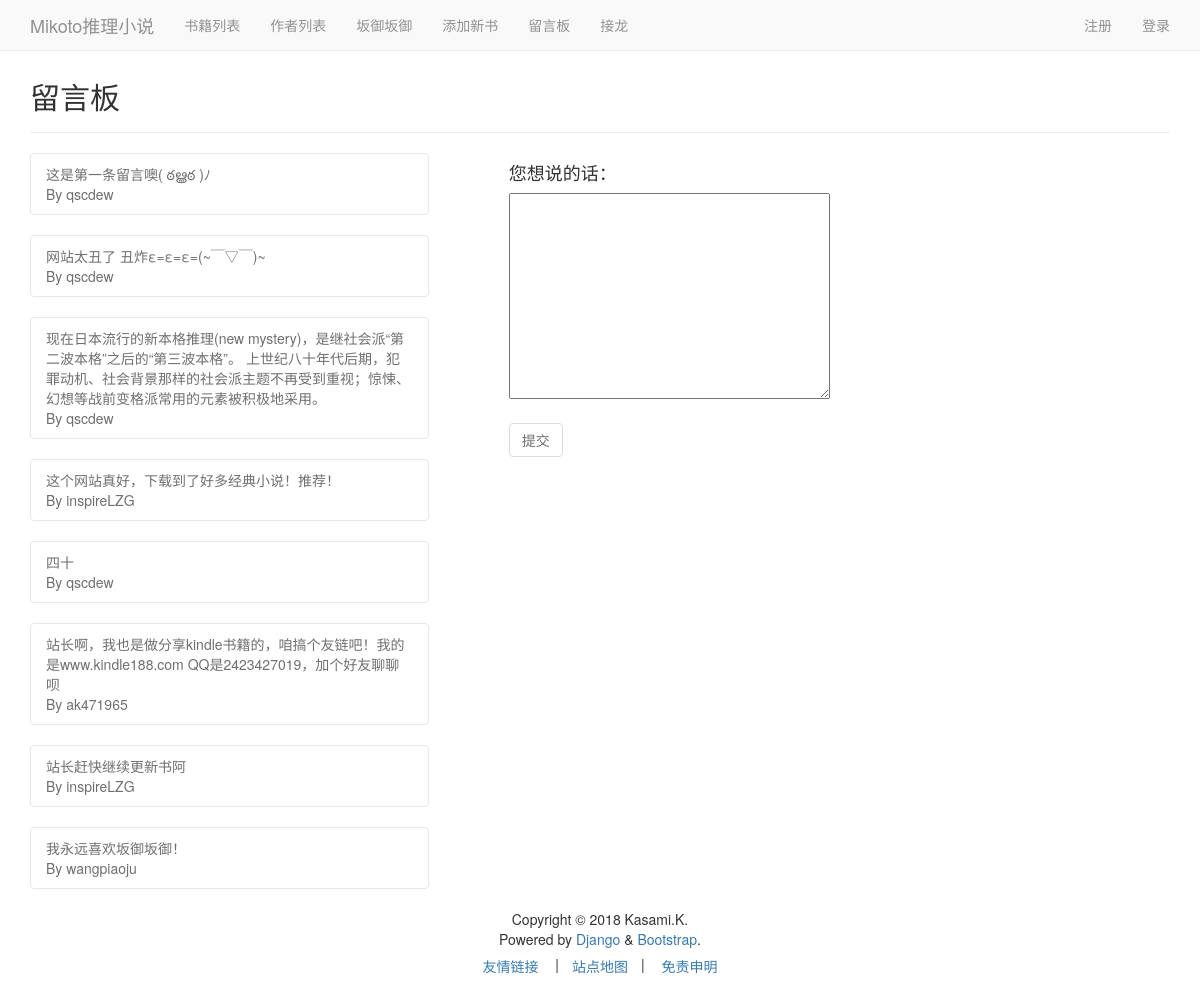
The page /bbs/ on the database its author committed.
### homepage/models.py (models this page shows, shortened)
class Liuyan(models.Model):
    neirong= models.TextField(max_length=135)
    owner = models.ForeignKey(User)
    date_added = models.DateTimeField(auto_now_add=True)

### homepage/views.py (the view, shortened to what this page needs)
# urls.py: url(r'^bbs/', views.newliuyan,name='liuyan'),
def newliuyan(request):
    liuyans=homepage.models.Liuyan.objects.all()
    if request.method != 'POST':
        form =homepage.forms. LiuyanForm()
    context ={'form':form,'liuyans':liuyans}
    return render(request,'bbs.html',context)

### homepage/forms.py
class LiuyanForm(forms.ModelForm):
    class Meta:
        model = Liuyan
        fields = ['neirong',]
        labels={'neirong':'',}

### homepage/templates/bbs.html (shortened to what this page needs)
{% extends "base.html" %}
{% block header %}
<h2>留言板</h2>
{% endblock header %}
{% block content %}
<body>
<div class="div-a">
{% for liuyan in liuyans %}
<ul class="list-group">
  <li class="list-group-item" style="opacity:0.7; filter:alpha(opacity=50);">
  {{ liuyan.neirong }}<br>By {{liuyan.owner.username}}
  </li>
</ul>
{% endfor %}
</div>
<div class="div-b">
<h4>您想说的话：</h4>
<form action="/bbs/" method="POST" enctype="multipart/form-data">
{{ form }}<br>
<br><button type="submit" class="btn btn-default" style="opacity:0.7; filter:alpha(opacity=50);">提交</button>
</form>
</div>
</body>
{% endblock content %}

### homepage/templates/base.html (shortened to what this page needs)
{% load bootstrap3 %}
<!DOCTYPE html>
<html lang="zh-CN">
  <head>
    {% bootstrap_css %}
  </head>
  <body id="c">
    <nav class="navbar navbar-default navbar-fixed-top"  style="opacity:0.8; filter:alpha(opacity=50);">
      <div class="container">
        <div class="navbar-header">
          <a class="navbar-brand" href="{% url 'index' %}">Mikoto推理小说</a>
        </div>
        <div id="navbar" class="navbar-collapse collapse">
          <ul class="nav navbar-nav">
            <li><a href="{% url 'booklist' %}">书籍列表</a></li>
            <li><a href="{% url 'newwriter' %}">作者列表</a></li>
            <li><a href="http://mikoto.site/writers/15/">坂御坂御</a></li>
            <li><a href="{% url 'newbook' %}">添加新书</a></li>
            <li><a href="{% url 'liuyan' %}">留言板</a></li>
            <li><a href="{% url 'jielong' %}">接龙</a></li>
          </ul>
          <ul class="nav navbar-nav navbar-right">
            {% if user.is_authenticated %}
              <li><a>您好,{{ user.username }}!</a></li>
              <li><a href="{% url 'users:logout' %}">退出</a></li>
            {% else %}
              <li><a href="{% url 'users:register' %}">注册</a></li>
              <li><a href="{% url 'users:login' %}">登录</a></li>
            {% endif %}
          </ul>
        </div>
      </div>
    </nav>
    <div class="container">
      <div class="page-header"><br>
        {% block header %}{% endblock header %}
      </div>
      <div id="wrapper">
      <div class="content">
        {% block content %}{% endblock content %}
    </div>
      </div>
      </div>
        <div id="footer" align="center">Copyright © 2018 Kasami.K. <br>
        Powered by <a href="https://www.djangoproject.com/">Django</a> & <a href="http://www.bootcss.com/">Bootstrap</a>.
        <br>
        <a tabindex="0" class="btn" role="button" data-toggle="modal" data-target=".bs-example-modal-sm">友情链接</a>
        |<a tabindex="0" class="btn" role="button" href="/sitemap.xml">站点地图</a>|
        <a tabindex="0" class="btn" role="button" data-toggle="popover" data-trigger="focus" data-placement="top"  data-content="本站所有内容均来自互联网如果侵犯到您的权益请及时联系我们：qscdew@live.com ">免责申明</a></div>
  </body>
</html>

### homepage/templates/base.html (style rules this page uses)
body { display: flex; min-height: 100vh; flex-direction: column; background-image:url(http://ww4.sinaimg.cn/large/88eee90fgy1fr0ox2nog0j21hc0u01ir.jpg); background-position: center ; background-repeat: no-repeat; background-attachment: fixed; }
.content { flex: 1; }

### homepage/templates/bbs.html (style rules this page uses)
.div-a { float:left;width:35%; }
.div-b { float:right;width:58%; }

### rows shown on the page
Liuyan: neirong "这是第一条留言噢( ఠൠఠ )ﾉ", owner.username "qscdew"
Liuyan: neirong "网站太丑了 丑炸ε=ε=ε=(~￣▽￣)~", owner.username "qscdew"
Liuyan: neirong "现在日本流行的新本格推理(new mystery)，是继社会派“第二波本格”之后的“第三波本格”。 上世纪八十年代后期，犯罪动机、社会背景那样的社会派主题不再受到重视；惊悚、幻想等战前变格派常用的元素被积极地采用。", owner.username "qscdew"
Liuyan: neirong "这个网站真好，下载到了好多经典小说！推荐！", owner.username "inspireLZG"
Liuyan: neirong "四十", owner.username "qscdew"
Liuyan: neirong "站长啊，我也是做分享kindle书籍的，咱搞个友链吧！我的是www.kindle188.com QQ是2423427019，加个好友聊聊呗", owner.username "ak471965"
Liuyan: neirong "站长赶快继续更新书阿", owner.username "inspireLZG"
Liuyan: neirong "我永远喜欢坂御坂御！", owner.username "wangpiaoju"
